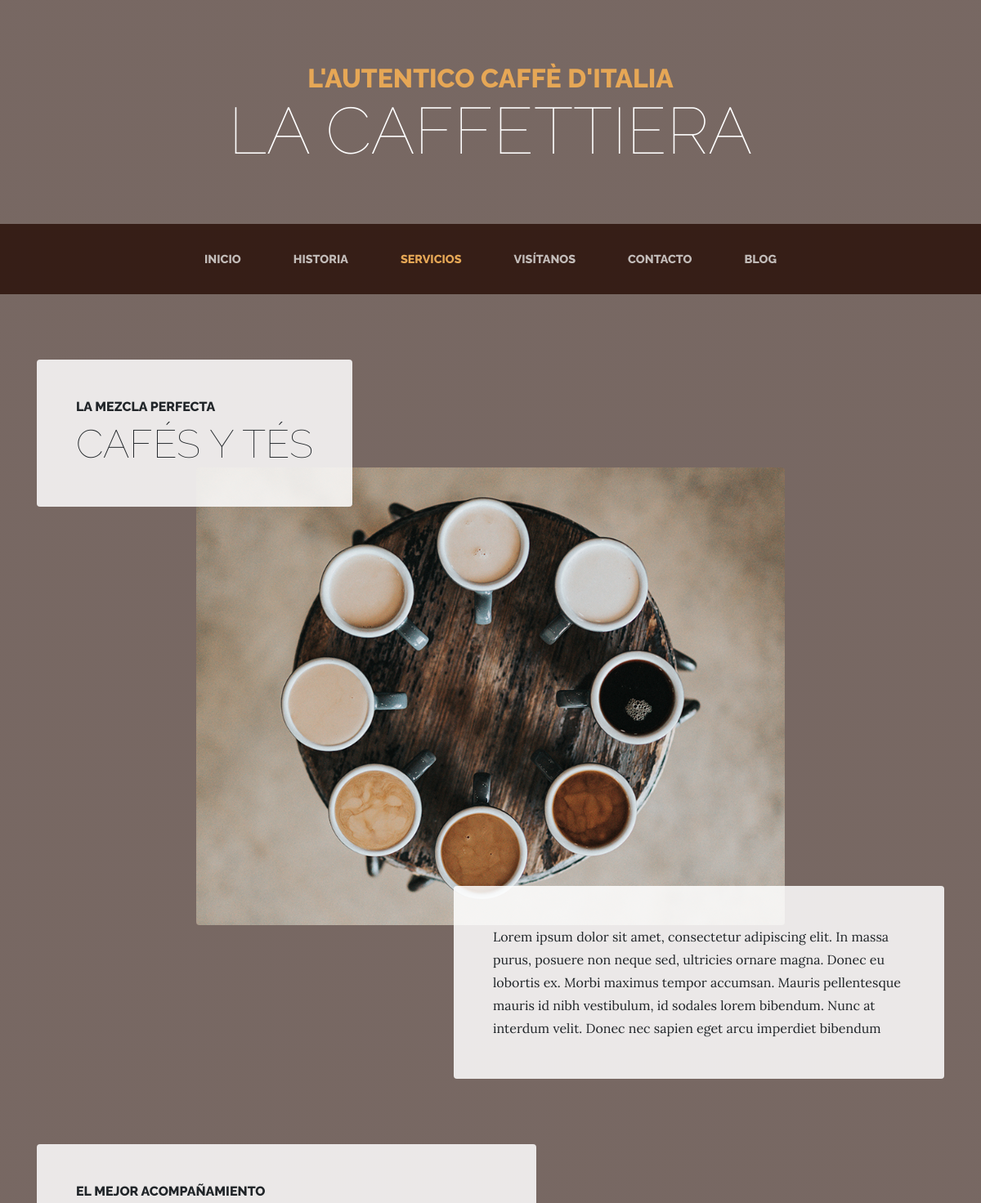
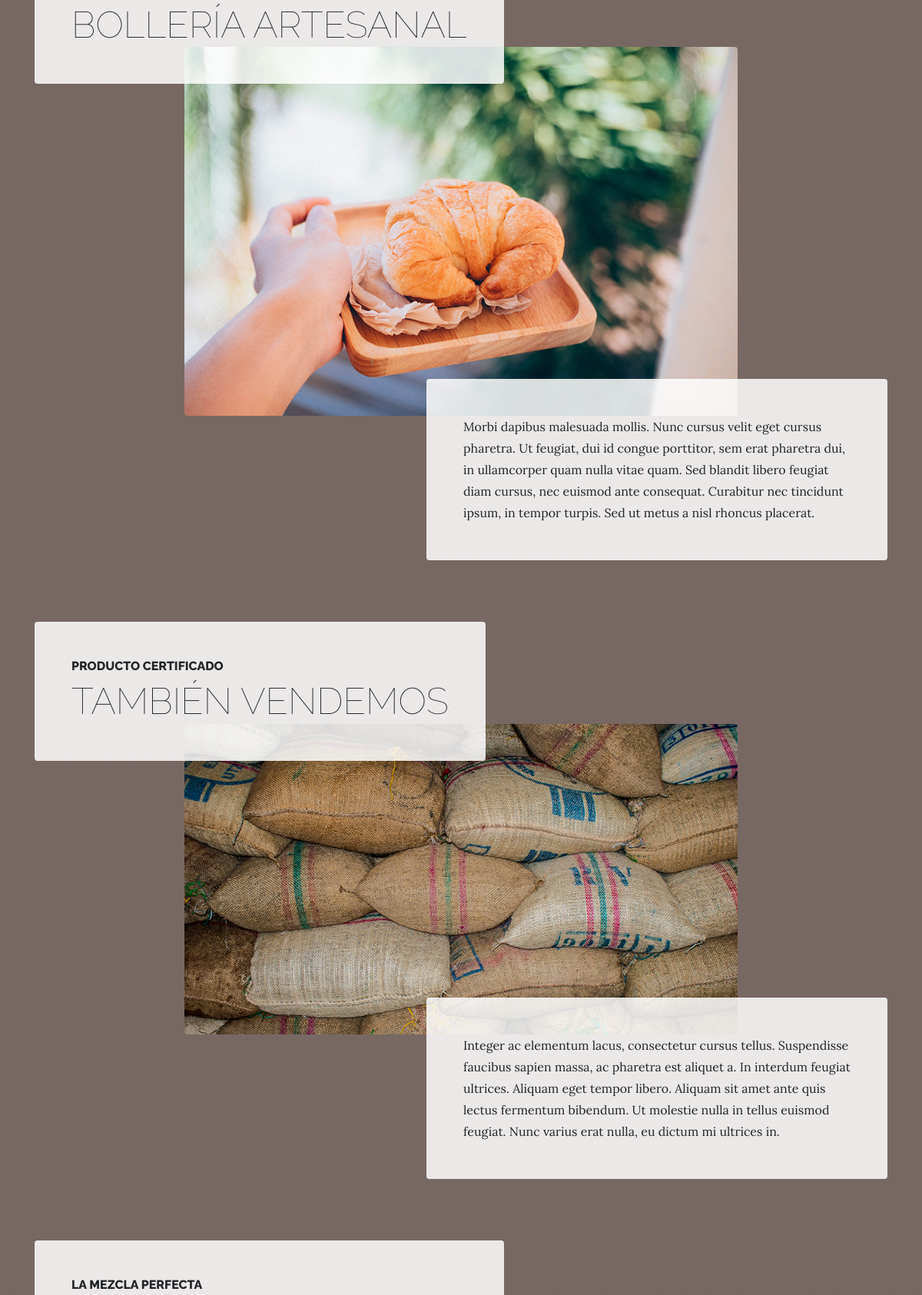
Page /services/ (upper part) on the committed database (2 pictures, top to bottom).
### services/models.py (models this page shows, shortened)
class Service(models.Model):
	title = models.CharField(max_length=200, verbose_name='Titulo')
	subtitle = models.CharField(max_length=200, verbose_name='Subtitulo')
	content = models.TextField(verbose_name='Contenido')
	image = models.ImageField(verbose_name='Imagen', upload_to="services")
	created = models.DateTimeField(auto_now_add=True, verbose_name='Fecha de creación')
	updated = models.DateTimeField(auto_now=True, verbose_name='Fecha de edicion')
	class Meta:
		verbose_name='Servicio'
		verbose_name_plural='Servicios'
		ordering=['-created']

### services/views.py (the view)
# urls.py: path('', views.services, name="services"),
def services(request):
	services = Service.objects.all()
	return render(request, "services/services.html", {'services':services})

### pages/templatetags/pages_extras.py (called while the page is built)
@register.simple_tag
def get_page_list():
	pages =Page.objects.all()
	return pages

### social/processors.py (called while the page is built)
def ctx_dict(request):
	ctx = {}
	links = Link.objects.all()
	for link in links:
		ctx[link.key] = link.url
	return ctx

### services/templates/services/services.html (shortened to what this page needs)
{% extends 'core/base.html' %}
{% load static %}
{% block content %}
  {% for service in services reversed %}
    <section class="page-section">
      <div class="container">
        <div class="product-item">
          <div class="product-item-title d-flex">
            <div class="bg-faded p-5 d-flex mr-auto rounded">
              <h2 class="section-heading mb-0">
                <span class="section-heading-upper">{{service.subtitle}}</span>
                <span class="section-heading-lower">{{service.title}}</span>
              </h2>
            </div>
          </div>
          <img class="product-item-img mx-auto d-flex rounded img-fluid mb-3 mb-lg-0" src="{{service.image.url}}" alt="">
          <div class="product-item-description d-flex ml-auto">
            <div class="bg-faded p-5 rounded">
              <p class="mb-0">{{service.content}}</p>
            </div>
          </div>
        </div>
      </div>
    </section>
  {% endfor %}
{% endblock %}

### core/templates/core/base.html (shortened to what this page needs)
<!DOCTYPE html>
<html lang="es">
  <head>
    {% load static %}
    <link href="{% static 'core/vendor/bootstrap/css/bootstrap.min.css' %}" rel="stylesheet">
    <link href="{% static 'core/vendor/font-awesome/css/font-awesome.min.css' %}" rel="stylesheet" type="text/css">
    <link href="{% static 'core/css/business-casual.css' %}" rel="stylesheet">
  </head>
  <body>
    <h1 class="site-heading text-center text-white d-none d-lg-block">
      <span class="site-heading-upper text-primary mb-3">L'autentico caffè d'italia</span>
      <span class="site-heading-lower">La Caffettiera</span>
    </h1>
    <nav class="navbar navbar-expand-lg navbar-dark py-lg-4" id="mainNav">
      <div class="container">
        <div class="collapse navbar-collapse" id="navbarResponsive">
          <ul class="navbar-nav mx-auto">
            <li class="nav-item px-lg-4 {% if request.path == '/' %} active {% endif %} ">
              <a class="nav-link text-uppercase text-expanded" href="{% url 'home' %}">Inicio</a>
            </li>
            <li class="nav-item px-lg-4 {% if request.path == '/about/' %} active {% endif %}">
              <a class="nav-link text-uppercase text-expanded" href="{% url 'about' %}">Historia</a>
            </li>
            <li class="nav-item px-lg-4 {% if request.path == '/services/' %} active {% endif %}">
              <a class="nav-link text-uppercase text-expanded" href="{% url 'services' %}">Servicios</a>
            </li>
            <li class="nav-item px-lg-4 {% if request.path == '/store/' %} active {% endif %}">
              <a class="nav-link text-uppercase text-expanded" href="{% url 'store' %}">Visítanos</a>
            </li>
            <li class="nav-item px-lg-4 {% if request.path == '/contact/' %} active {% endif %}">
              <a class="nav-link text-uppercase text-expanded" href="{% url 'contact' %}">Contacto</a>
            </li>
            <li class="nav-item px-lg-4 {% if request.path|slice:":6" == '/blog/' %} active {% endif %}">
              <a class="nav-link text-uppercase text-expanded" href="{% url 'blog' %}">Blog</a>
            </li>
          </ul>
        </div>
      </div>
    </nav>
    {% block content %} {% endblock %}
          {% load pages_extras %}
          {% get_page_list as page_list %}
  </body>
</html>

### core/static/core/css/business-casual.css (style rules this page uses)
body { font-family: 'Lora'; background: linear-gradient(rgba(47, 23, 15, 0.65), rgba(47, 23, 15, 0.65)), url("../img/bg.jpg"); background-attachment: fixed; background-position: center; background-size: cover; }
h1, h2, h3, h4, h5, h6 { font-family: 'Raleway'; }
p { line-height: 1.75; }
.site-heading { margin-top: 5rem; margin-bottom: 5rem; text-transform: uppercase; line-height: 1; font-family: 'Raleway'; }
.site-heading .site-heading-upper { display: block; font-size: 2rem; font-weight: 800; }
.site-heading .site-heading-lower { font-size: 5rem; font-weight: 100; line-height: 4rem; }
.page-section { margin-top: 5rem; margin-bottom: 5rem; }
.section-heading { text-transform: uppercase; }
.section-heading .section-heading-upper { display: block; font-size: 1rem; font-weight: 800; padding-bottom:.5rem; }
.section-heading .section-heading-lower { display: block; font-size: 3rem; font-weight: 100; }
.bg-faded { background-color: rgba(255, 255, 255, 0.85); }
#mainNav { background-color: rgba(47, 23, 15, 0.9); font-family: 'Raleway'; }
#mainNav .navbar-nav .nav-item .nav-link { color: rgba(255, 255, 255, 0.7); font-weight: 800; }
#mainNav .navbar-nav .nav-item.active .nav-link { color: #e6a756; }
@media (min-width: 992px) { #mainNav .navbar-nav .nav-item .nav-link { font-size: 0.9rem; } }
@media (min-width: 992px) { .product-item .product-item-title { position: relative; z-index: 1; margin-bottom: -3rem; } }
@media (min-width: 992px) { .product-item .product-item-img { position: relative; z-index: 0; max-width: 60vw; } }
@media (min-width: 992px) { .product-item .product-item-description { position: relative; z-index: 1; margin-top: -3rem; max-width: 50vw; } }
.text-primary { color: #e6a756 !important; }

### rows in the picture
Service: subtitle "LA MEZCLA PERFECTA", title "CAFÉS Y TÉS", image (picture), content "Lorem ipsum dolor sit amet, consectetur adipiscing elit. In massa purus, posuere non neque sed, ultricies ornare magna. Donec eu lobortis ex. Morbi maximus tempor accumsan. Mauris pellentesque mauris id nibh vestibulum, id sodales lorem bibendum. Nunc at interdum velit. Donec nec sapien eget arcu imperdiet bibendum"
Service: subtitle "EL MEJOR ACOMPAÑAMIENTO", title "BOLLERÍA ARTESANAL", image (picture), content "Morbi dapibus malesuada mollis. Nunc cursus velit eget cursus pharetra. Ut feugiat, dui id congue porttitor, sem erat pharetra dui, in ullamcorper quam nulla vitae quam. Sed blandit libero feugiat diam cursus, nec euismod ante consequat. Curabitur nec tincidunt ipsum, in tempor turpis. Sed ut metus a nisl rhoncus placerat."
Service: subtitle "PRODUCTO CERTIFICADO", title "TAMBIÉN VENDEMOS", image (picture), content "Integer ac elementum lacus, consectetur cursus tellus. Suspendisse faucibus sapien massa, ac pharetra est aliquet a. In interdum feugiat ultrices. Aliquam eget tempor libero. Aliquam sit amet ante quis lectus fermentum bibendum. Ut molestie nulla in tellus euismod feugiat. Nunc varius erat nulla, eu dictum mi ultrices in."
Service: subtitle "LA MEZCLA PERFECTA"
